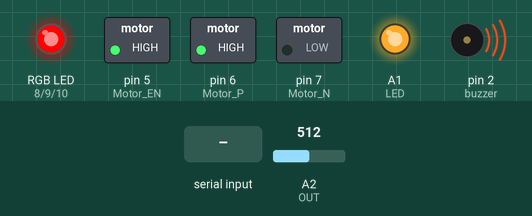
The sketch below on a simulated Arduino Uno, built with avr-gcc and run on an emulated ATmega328P. Parts: switched loads named in the sketch (green lamp = pin HIGH), an RGB LED mixed from three pins (HIGH = lit), output pins drawn as LEDs (lit = HIGH), buzzer (waves = sounding). Inputs (shaded band) come from the test bench; at power-on: A2 (OUT) = 512. What the sketch prints to the serial monitor is not drawn.

Above: at 1.2 s.
1.3 s: A2 (OUT) set to 308
Timing chart, 0 to 2.6 s (numbered marks = the images above; inputs shaded):
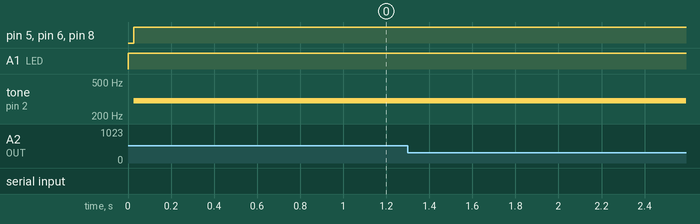

The sketch:

MINI_DustSensor.ino
```cpp
// Dust Sensor
#define OUT A2
#define LED A1
// Motor
#define Motor_N 7
#define Motor_P 6
#define Motor_EN 5
// Buzzer
#define buzzer 2
// RGB
#define RED 8
#define GREEN 9
#define BLUE 10

int Motion = 0;
int Speed = 0;
int setMotion = 0;
int setSpeed = 0;
int DustADC = 0;
float dustDensity = 0;

void setup() {
  // BaudRate Setup
  Serial.begin(115200);

  // Motor Setup
  pinMode(Motor_N, OUTPUT);
  pinMode(Motor_P, OUTPUT);
  pinMode(Motor_EN, OUTPUT);
  digitalWrite(Motor_N, LOW);
  digitalWrite(Motor_P, LOW);
  digitalWrite(Motor_EN, LOW);

  // Dust Sensor Setup
  pinMode(OUT, INPUT);
  pinMode(LED, OUTPUT);

  // Buzzer Setup
  pinMode(buzzer, OUTPUT);

  // RGB Setup
  pinMode(RED, OUTPUT);
  pinMode(GREEN, OUTPUT);
  pinMode(BLUE, OUTPUT);
}

void Motor_CW(int Speed) {
  digitalWrite(Motor_P, HIGH);
  digitalWrite(Motor_N, LOW);
  analogWrite(Motor_EN, Speed);
}

void Motor_CCW(int Speed) {
  digitalWrite(Motor_P, LOW);
  digitalWrite(Motor_N, HIGH);
  analogWrite(Motor_EN, Speed);
}

void Motor_STOP(){
  digitalWrite(Motor_P, LOW);
  digitalWrite(Motor_N, LOW);
  digitalWrite(Motor_EN, LOW);
}

void Motor_Status() {
  Serial.print("#");
  Serial.print(Motion);
  Serial.print(",");

  if (Speed < 10) {
    Serial.print("00");
    Serial.println(Speed);
  }
  else if((Speed >=10) && (Speed < 100)){
    Serial.print("0");
    Serial.println(Speed);
  }
  else Serial.println(Speed);
}

void motorCapture() {
  if(dustDensity > 150) {
    Motor_CW(255);
    Motion = 1;
    Speed = 255;
  }

  else if(dustDensity <= 150 && dustDensity >= 80){
    Motor_CW(180);
    Motion = 1;
    Speed = 180;
  }

  else {
    Motor_STOP();
    Motion = 0;
    Speed = 0;
  }
  Motor_Status();
}

void manualMotorCapture(int _motion, int _speed) {
  switch (_motion){
    case 0:
      _speed=0;
      digitalWrite(Motor_P, LOW);
      digitalWrite(Motor_N, LOW);
      analogWrite(Motor_EN, _speed);
      break;
    case 1:
      digitalWrite(Motor_P, HIGH);
      digitalWrite(Motor_N, LOW);
      analogWrite(Motor_EN, _speed);
      break;
    case 2:
      digitalWrite(Motor_P, LOW);
      digitalWrite(Motor_N, HIGH);
      analogWrite(Motor_EN, _speed);
      break;
    default:
      _speed=0;
      digitalWrite(Motor_P, LOW);
      digitalWrite(Motor_N, LOW);
      analogWrite(Motor_EN, _speed);
      break;
  }
}

void serialEvent() {
  if(Serial.available()){
    String Rxd = Serial.readStringUntil("\n");

    String cmd = Rxd.substring(1, Rxd.length() -1);
    int comma = cmd.indexOf(",");
    setMotion = cmd.substring(0, comma).toInt();
    setSpeed = cmd.substring(comma + 1).toInt();
  }
}

unsigned int SensorRead(void) {
  unsigned int Sensor_data;

  digitalWrite(LED, LOW);
  delayMicroseconds(280);
  Sensor_data = analogRead(OUT);
  delayMicroseconds(40);
  digitalWrite(LED, HIGH);
  delayMicroseconds(9680);
  return Sensor_data;
}

float DustDensity_ugPm3(int RawVal) {
  float Dust = (float) RawVal * (5.0 / 1023.0) / 5.8 - 0.1;
  return Dust * 1000;
}

void printDust(float dustDensity){
  if (dustDensity >= 100){
    Serial.print((float)dustDensity);
  }
  else {
    Serial.print(0);
    Serial.print((float)dustDensity);
  }
}

void buzzerBeep(float dustDensity) {
  unsigned char i;
  if(dustDensity > 80){
    for(int i=300; i<750; i++){
      tone(buzzer, i, 500);
    }
    for(int i=750; i>300; i--){
      tone(buzzer, i, 500);
    }
  }
}

// set RGB Color LED
void setColor(int red, int green, int blue) {
  analogWrite(RED, red);
  analogWrite(GREEN, green);
  analogWrite(BLUE, blue);
}

void printLED(float dust) {
  if (dust >= 0 && dust <= 30){
    setColor(0, 255, 0);
  } else if(dust >= 31 && dust <= 80){
      setColor(255, 255, 0);
  } else if(dust >= 81){
      setColor(255, 0, 0);
  }
}

void loop() {
  DustADC = SensorRead();
  dustDensity = DustDensity_ugPm3(DustADC);

  Serial.print("@");
  Serial.print("0,");

  printDust(dustDensity);       // Print DustDensity Data
  buzzerBeep(dustDensity);      // Buzzer Beep by dustDensity Data
  printLED(dustDensity);        // Light LED by dustDensity Data

  if (Serial.available()){
    manualMotorCapture(setMotion, setSpeed);
  }
  else {
    motorCapture();         // Motor rolling
  }
  delay(300);
}
```
